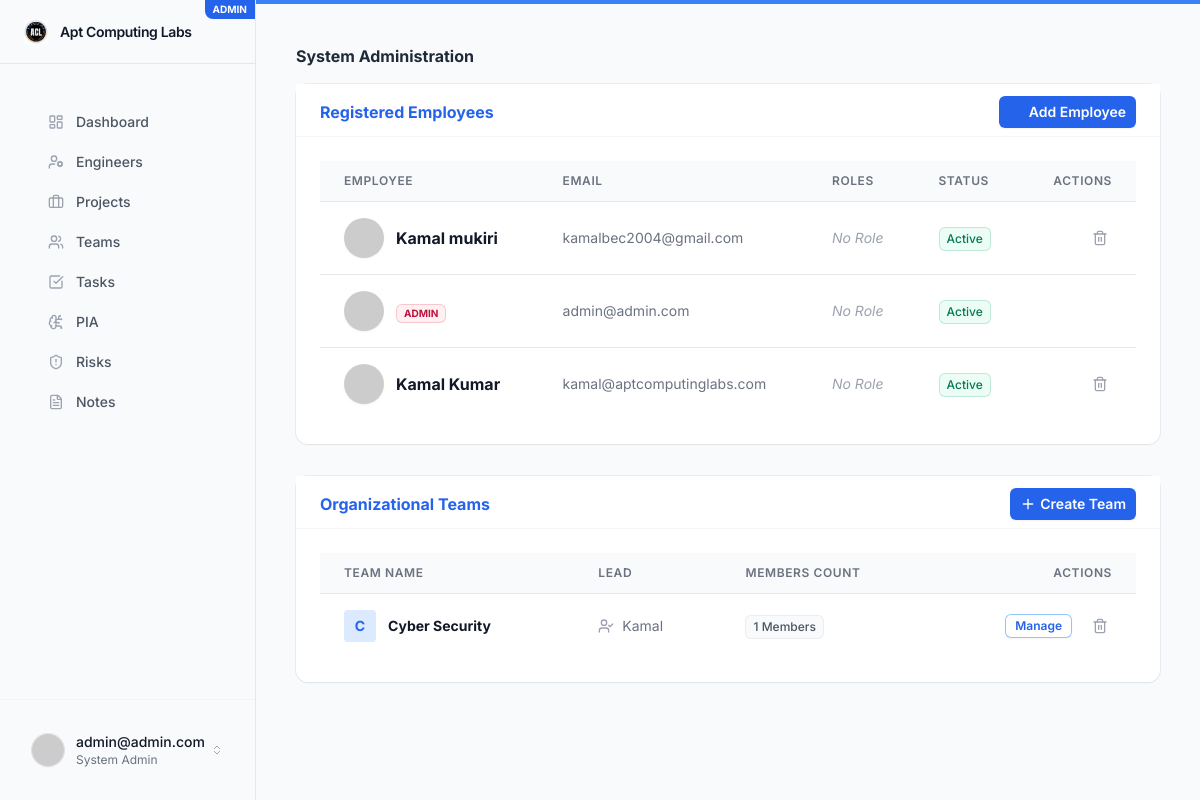
Before: /system-admin/ (signed in) with the older database file.
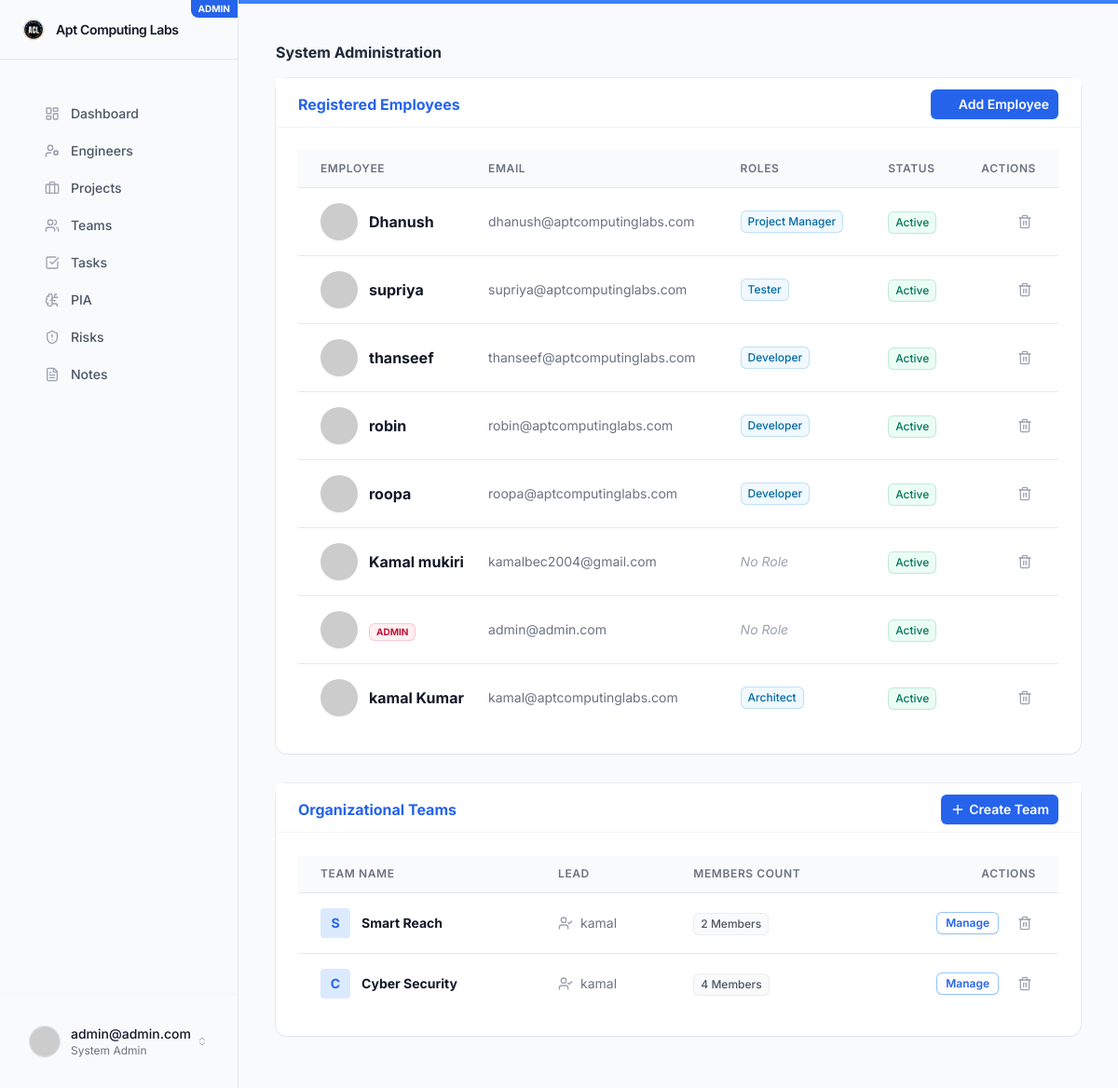
After: the same page with the newer database file.
### core/models.py (models this page shows, shortened)
class BaseModel(models.Model):
    id = models.BigAutoField(primary_key=True)
    uuid = models.UUIDField(default=uuid.uuid4, editable=False, unique=True)
    created_at = models.DateTimeField(auto_now_add=True)
    updated_at = models.DateTimeField(auto_now=True)
    created_by = models.ForeignKey('core.User', on_delete=models.SET_NULL, null=True, blank=True, related_name="%(app_label)s_%(class)s_created")
    updated_by = models.ForeignKey('core.User', on_delete=models.SET_NULL, null=True, blank=True, related_name="%(app_label)s_%(class)s_updated")
    is_active = models.BooleanField(default=True)
    class Meta:
        abstract = True

class User(AbstractUser, BaseModel):
    username = None # Remove username field
    email = models.EmailField(_('email address'), unique=True)
    roles = models.ManyToManyField(Role, blank=True, related_name='users')
    team = models.ForeignKey('teams.Team', on_delete=models.SET_NULL, null=True, blank=True, related_name='team_users')
    avatar = models.ImageField(upload_to='avatars/', null=True, blank=True)
    interested_topics = models.CharField(max_length=255, blank=True, help_text="Comma-separated topics of interest")
    daily_news_cache = models.JSONField(default=list, blank=True)
    news_last_fetched = models.DateField(null=True, blank=True)
    USERNAME_FIELD = 'email'
    REQUIRED_FIELDS = []
    objects = CustomUserManager()

class Role(BaseModel):
    name = models.CharField(max_length=100, unique=True)
    description = models.TextField(blank=True)

### teams/models.py (models this page shows, shortened)
class Team(BaseModel):
    name = models.CharField(max_length=150, unique=True)
    description = models.TextField(blank=True)
    lead = models.ForeignKey(settings.AUTH_USER_MODEL, on_delete=models.SET_NULL, null=True, blank=True, related_name='led_teams')
    capacity = models.DecimalField(max_digits=5, decimal_places=2, default=0.0, help_text="Total team capacity in story points or hours")
    velocity = models.DecimalField(max_digits=5, decimal_places=2, default=0.0, help_text="Average team velocity")

### core/views.py (the view)
# urls.py: path('system-admin/', views.system_admin_dashboard, name='system_admin_dashboard'),
@login_required
@user_passes_test(is_admin)
def system_admin_dashboard(request):
    users = User.objects.all().order_by('-created_at')
    teams = Team.objects.all().order_by('-created_at')
    return render(request, 'core/system_admin.html', {
        'users': users,
        'teams': teams,
        'tab': request.GET.get('tab', 'all'),
    })

### ai_assistant/permissions.py (called while the page is built)
def is_pia_system_admin(user):
    if not user.is_authenticated:
        return False
    if user.is_staff or user.is_superuser:
        return True
    return user.roles.filter(name='System Admin').exists()

### ai_assistant/templatetags/pia_permissions.py (called while the page is built)
@register.filter
def is_pia_system_admin_user(user):
    return is_pia_system_admin(user)

### core/views.py (called while the page is built)
def is_admin(user):
    return user.is_staff or user.is_superuser

### templates/core/system_admin.html (shortened to what the changed rows need)
{% extends 'base.html' %}
{% block content %}
<div class="flex justify-between items-center mb-4">
    <h2 class="h3 mb-0 text-gray-800 font-bold">System Administration</h2>
</div>
<div class="space-y-8 bg-transparent" id="adminTabsContent">
    {% if tab == 'all' or tab == 'engineers' %}
    <div id="employees">
        <div class="bg-white shadow-soft ring-1 ring-gray-900/5 rounded-xl shadow-soft border-none mb-4">
            <div class="p-6 p-0">
            <div class="overflow-x-auto">
                <table class="min-w-full divide-y divide-gray-200">
                    <thead class="bg-gray-50">
                        <tr>
                            <th scope="col" class="px-6 py-3 text-left text-xs font-semibold text-gray-500 uppercase tracking-wider">Employee</th>
                            <th scope="col" class="px-6 py-3 text-left text-xs font-semibold text-gray-500 uppercase tracking-wider">Email</th>
                            <th scope="col" class="px-6 py-3 text-left text-xs font-semibold text-gray-500 uppercase tracking-wider">Roles</th>
                            <th scope="col" class="px-6 py-3 text-left text-xs font-semibold text-gray-500 uppercase tracking-wider">Status</th>
                            <th scope="col" class="px-6 py-3 text-right text-xs font-semibold text-gray-500 uppercase tracking-wider">Actions</th>
                        </tr>
                    </thead>
                    <tbody class="bg-white divide-y divide-gray-200">
                        {% for u in users %}
                        <tr class="hover:bg-brand-50/50 transition-colors">
                            <td class="px-6 py-4 whitespace-nowrap">
                                <div class="flex items-center">
                                    <img src="https://ui-avatars.com/api/?name={{ u.email }}&background=random" class="h-10 w-10 rounded-full mr-3 shadow-sm" alt="Avatar">
                                    <div>
                                        <div class="font-bold text-gray-900">{{ u.first_name }} {{ u.last_name }}</div>
                                        {% if u.is_superuser %}<span class="inline-flex items-center rounded-md bg-rose-50 px-2 py-0.5 text-[10px] font-bold text-rose-700 ring-1 ring-inset ring-rose-600/20 mt-1">ADMIN</span>{% endif %}
                                    </div>
                                </div>
                            </td>
                            <td class="px-6 py-4 whitespace-nowrap text-sm text-gray-500">{{ u.email }}</td>
                            <td class="px-6 py-4 whitespace-nowrap">
                                <div class="flex flex-wrap gap-1">
                                    {% for role in u.roles.all %}
                                        <span class="inline-flex items-center rounded-md bg-sky-50 px-2 py-1 text-xs font-medium text-sky-700 ring-1 ring-inset ring-sky-600/20">{{ role.name }}</span>
                                    {% empty %}
                                        <span class="text-gray-400 text-sm italic">No Role</span>
                                    {% endfor %}
                                </div>
                            </td>
                            <td class="px-6 py-4 whitespace-nowrap">
                                {% if u.is_active %}
                                    <span class="inline-flex items-center rounded-md bg-emerald-50 px-2 py-1 text-xs font-medium text-emerald-700 ring-1 ring-inset ring-emerald-600/20">Active</span>
                                {% else %}
                                    <span class="inline-flex items-center rounded-md bg-gray-50 px-2 py-1 text-xs font-medium text-gray-600 ring-1 ring-inset ring-gray-500/10">Inactive</span>
                                {% endif %}
                            </td>
                            <td class="px-6 py-4 whitespace-nowrap text-right text-sm font-medium">
                                {% if u != request.user %}
                                <form method="post" action="{% url 'employee_delete' u.pk %}" class="inline-block m-0" onsubmit="return confirm('Delete this employee?');">
                                    <button type="submit" class="text-gray-400 hover:text-red-600 transition-colors p-1" title="Delete Employee"><i data-lucide="trash-2" class="w-4 h-4"></i></button>
                                </form>
                                {% endif %}
                            </td>
                        </tr>
                        {% empty %}
                        <tr><td colspan="5" class="px-6 py-12 text-center text-sm text-gray-500 font-medium">No employees registered.</td></tr>
                        {% endfor %}
                    </tbody>
                </table>
            </div>
            </div>
        </div>
    </div>
    {% endif %}
    {% if tab == 'all' or tab == 'teams' %}
    <div id="teams">
        <div class="bg-white shadow-soft ring-1 ring-gray-900/5 rounded-xl shadow-soft border-none mb-4">
            <div class="p-6 p-0">
            <div class="overflow-x-auto">
                <table class="min-w-full divide-y divide-gray-200">
                    <thead class="bg-gray-50">
                        <tr>
                            <th scope="col" class="px-6 py-3 text-left text-xs font-semibold text-gray-500 uppercase tracking-wider">Team Name</th>
                            <th scope="col" class="px-6 py-3 text-left text-xs font-semibold text-gray-500 uppercase tracking-wider">Lead</th>
                            <th scope="col" class="px-6 py-3 text-left text-xs font-semibold text-gray-500 uppercase tracking-wider">Members Count</th>
                            <th scope="col" class="px-6 py-3 text-right text-xs font-semibold text-gray-500 uppercase tracking-wider">Actions</th>
                        </tr>
                    </thead>
                    <tbody class="bg-white divide-y divide-gray-200">
                        {% for team in teams %}
                        <tr class="hover:bg-brand-50/50 transition-colors">
                            <td class="px-6 py-4 whitespace-nowrap text-sm font-bold text-gray-900">
                                <div class="flex items-center">
                                    <div class="h-8 w-8 rounded bg-brand-100 text-brand-600 flex items-center justify-center font-bold mr-3">{{ team.name|slice:":1" }}</div>
                                    {{ team.name }}
                                </div>
                            </td>
                            <td class="px-6 py-4 whitespace-nowrap text-sm text-gray-500">
                                <div class="flex items-center">
                                    <i data-lucide="user-check" class="w-4 h-4 mr-2 text-gray-400"></i>
                                    {{ team.lead.first_name|default:team.lead.email|default:"None" }}
                                </div>
                            </td>
                            <td class="px-6 py-4 whitespace-nowrap">
                                <span class="inline-flex items-center rounded-md bg-gray-50 px-2 py-1 text-xs font-medium text-gray-600 ring-1 ring-inset ring-gray-500/10">{{ team.members.count }} Members</span>
                            </td>
                            <td class="px-6 py-4 whitespace-nowrap text-right text-sm font-medium">
                                <div class="flex justify-end gap-2 items-center">
                                    <a href="{% url 'team_detail' team.pk %}" class="inline-flex items-center justify-center rounded-md bg-white px-2.5 py-1 text-xs font-semibold text-brand-600 shadow-sm ring-1 ring-inset ring-brand-300 hover:bg-brand-50 transition-colors mr-2">Manage</a>
                                    <form method="post" action="{% url 'team_delete' team.pk %}" class="inline-block m-0" onsubmit="return confirm('Delete this team?');">
                                        <button type="submit" class="text-gray-400 hover:text-red-600 transition-colors p-1" title="Delete Team"><i data-lucide="trash-2" class="w-4 h-4"></i></button>
                                    </form>
                                </div>
                            </td>
                        </tr>
                        {% empty %}
                        <tr><td colspan="4" class="px-6 py-12 text-center text-sm text-gray-500 font-medium">No teams created yet.</td></tr>
                        {% endfor %}
                    </tbody>
                </table>
            </div>
            </div>
        </div>
    </div>
    {% endif %}
</div>
{% endblock %}

### templates/base.html (shortened to what the changed rows need)
<!DOCTYPE html>
<html lang="en">
<head>
    <script src="https://cdn.tailwindcss.com"></script>
    {% load static %}
    {% load pia_permissions %}
</head>
<body class="bg-gray-50 text-gray-900 font-sans antialiased flex h-screen overflow-hidden">
    <aside class="w-64 {% if request.user.is_staff or request.user.is_superuser %}bg-slate-50 border-slate-200{% else %}bg-white border-gray-200{% endif %} border-r flex flex-col justify-between hidden md:flex h-full z-10 flex-shrink-0">
        <div class="p-6 border-t border-gray-100">
            <div class="flex items-center cursor-pointer p-2 hover:bg-gray-50 rounded-lg transition-colors group relative">
                <div class="ml-3 overflow-hidden flex-1">
                    <p class="text-sm font-medium text-gray-900 truncate">{{ request.user.first_name|default:request.user.email }}</p>
                    <p class="text-xs text-gray-500 truncate">
                        {% if request.user.is_superuser %}System Admin
                        {% elif request.user.roles.exists %}{{ request.user.roles.first.name }}
                        {% else %}User{% endif %}
                    </p>
                </div>
            </div>
        </div>
    </aside>
    <div class="flex-1 flex flex-col h-full overflow-hidden">
        <main class="flex-1 overflow-y-auto {% if request.user.is_staff or request.user.is_superuser %}bg-[#f8fafc] border-t-4 border-brand-500{% else %}bg-[#FAFAFA]{% endif %}">
            <div class="p-6 md:p-10 max-w-7xl mx-auto">
                {% block content %}
                {% endblock %}
            </div>
        </main>
    </div>
</body>
</html>

Changed rows visible on the page:
added User: first_name "Dhanush", email "dhanush@aptcomputinglabs.com", is_active "Active"
now on this page (row unchanged): Role: name "Project Manager", shown under "Dhanush"
added User: first_name "supriya", email "supriya@aptcomputinglabs.com", is_active "Active"
now on this page (row unchanged): Role: name "Tester", shown under "supriya"
added User: first_name "thanseef", email "thanseef@aptcomputinglabs.com", is_active "Active"
now on this page (row unchanged): Role: name "Developer"
added User: first_name "robin", email "robin@aptcomputinglabs.com", is_active "Active"
added User: first_name "roopa", email "roopa@aptcomputinglabs.com", is_active "Active"
changed User "Kumar": gains Role (name "Architect"); first_name "Kamal" → "kamal"; no longer shows "No Role"
added Team: name "S", name "Smart Reach", lead.first_name "kamal", members.count "2"
changed through a linked row, Team "Cyber Security": lead.first_name "Kamal" → "kamal"; members.count "1" → "4"
